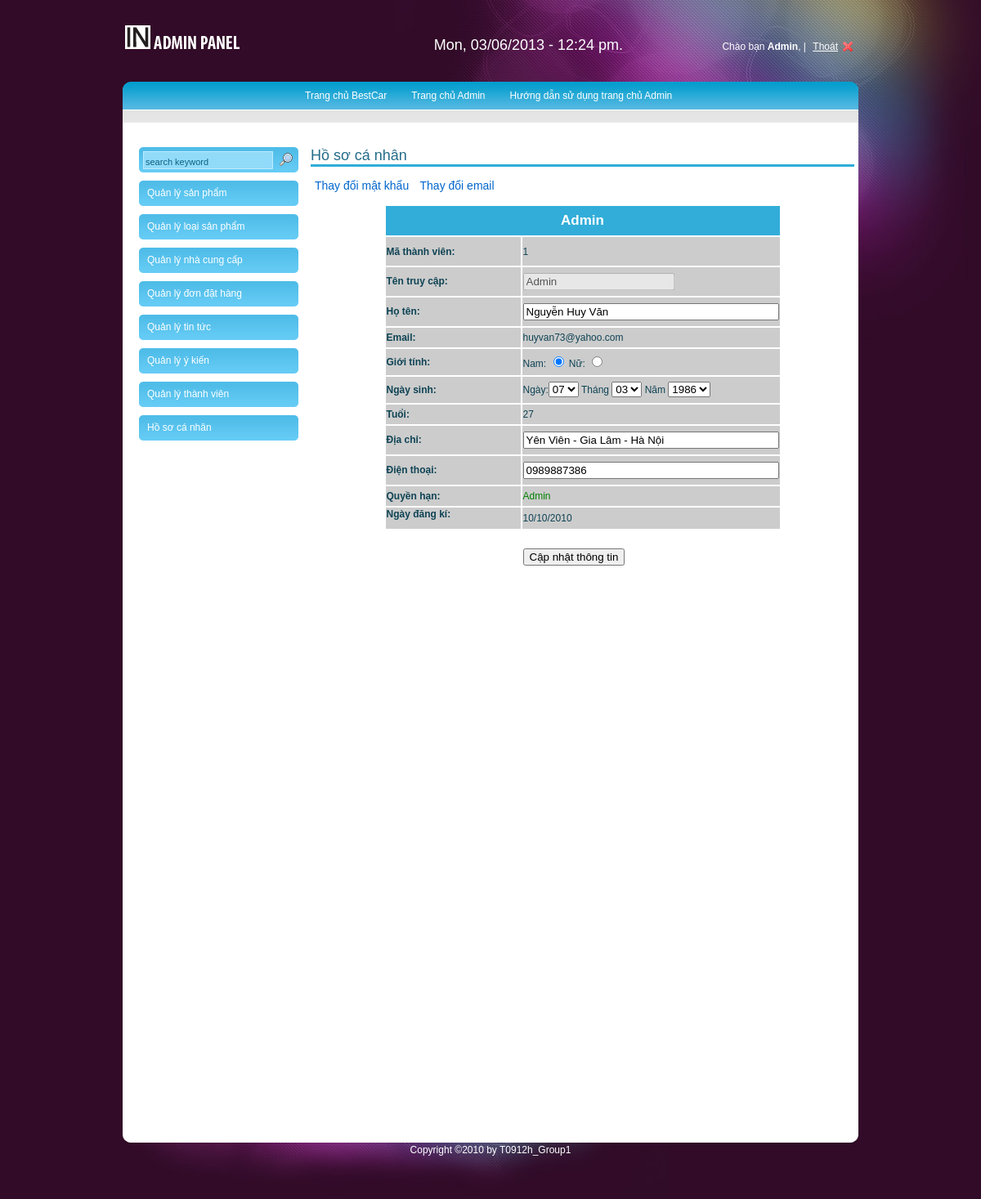
/Bestcar/Admin/index.php?page=AdmDocument (signed in), run on the app's committed database.
### tables this page shows
CREATE TABLE IF NOT EXISTS `thanhvien` (
  `MaTV` int(10) unsigned NOT NULL AUTO_INCREMENT,
  `TenDN` varchar(50) NOT NULL,
  `Matkhau` varchar(50) NOT NULL,
  `Hoten` varchar(100) NOT NULL,
  `Email` varchar(50) NOT NULL,
  `Diachi` varchar(50) DEFAULT NULL,
  `Phone` varchar(20) DEFAULT NULL,
  `Gioitinh` enum('Nam','Nữ') DEFAULT NULL,
  `Ngaysinh` date NOT NULL,
  `Quyen` varchar(10) NOT NULL,
  `NgayDK` date NOT NULL,
  PRIMARY KEY (`MaTV`),
  UNIQUE KEY `TenDN` (`TenDN`),
  UNIQUE KEY `Email` (`Email`)
);

### Bestcar/Admin/AdmDocument.php (the view, shortened to what this page needs)
<?php
if(isset($_SESSION['username']) and $_SESSION['Quyen'] == '1'){
	$f_query = "SELECT *,DATE_FORMAT(NgayDK,'%d/%m/%Y') AS ngay_dk,
				YEAR(Ngaysinh) AS Namsinh,
				MONTH(Ngaysinh) AS Thangsinh,
				DAY(Ngaysinh) AS Ngay_sinh
				FROM thanhvien
				WHERE TenDN = '".$_SESSION['username']."'";
	$result = mysql_query($f_query);
	$rows = mysql_fetch_array($result);
	if($rows){
?>
<div class="title">Hồ sơ cá nhân</div>
<a href="index.php?page=Change&field=pass" class="change">Thay đổi mật khẩu</a>
<a href="index.php?page=Change&field=email" class="change">Thay đổi email</a>
<form action="Update/UpdateInfo.php" method="post" name="PrivDoc">
<div id="DetailProduct">
    <table width="486" height="466" border="0" align="center">
	 <tr bgcolor="#32ADD9">
       <td height="34" colspan="2" class="bold"><div align="center" style="font-size:17px; font-weight:bold; color:#FFFFFF"><?php echo $rows['TenDN'] ?></div></td>
      </tr>
      <tr bgcolor="#CCCCCC">
        <td width="200" height="33" class="bold">Mã thành viên: </td>
        <td width="276"><?php echo $rows['MaTV']; ?></td>
      </tr>
      <tr  bgcolor="#CCCCCC">
        <td class="bold">Tên truy cập: </td>
        <td><input type="text" value="<?php echo $rows['TenDN'] ?>" name="User" disabled="disabled"/></td>
      </tr>
      <tr  bgcolor="#CCCCCC">
        <td class="bold">Họ tên:</td>
        <td><input name="name" type="text"  onBlur="getName()" value="<?php echo $rows['Hoten']; ?>" size="36"></td>
      </tr>
      <tr bgcolor="#CCCCCC">
        <td class="bold">Email: </td>
        <td><?php echo $rows['Email'] ?></td>
      </tr>
      <tr bgcolor="#CCCCCC">
        <td class="bold">Giới tính: </td>
        <td>Nam: <input type="radio" name="gender" value="Nam" <?php if ($rows['Gioitinh']=='Nam'){echo "checked='checked'";} ?> >
			Nữ: <input type="radio" name="gender" value="Nữ" <?php if ($rows['Gioitinh']=='Nữ'){echo "checked='checked'";} ?>>		</td>
      </tr>
      <tr bgcolor="#CCCCCC">
        <td class="bold">Ngày sinh: </td>
        <td>Ngày:<select name="Ngay">
	  <?php
	  	for($i=1;$i<=31;$i++){
	  ?>
		<option value="<?php echo $i; ?>" <?php if ($rows['Ngay_sinh'] == $i){echo "selected='selected'";} ?>><?php if($i<10){echo '0'.$i; }else{echo $i;} ?> </option>
	  <?php }
	  ?>
      </select>
        Tháng
        <select name="Thang">
		  <?php
	  	for($i=1;$i<=12;$i++){
	  ?>
		<option value="<?php echo $i; ?>" <?php if ($rows['Thangsinh'] == $i){echo "selected='selected'";} ?>><?php if($i<10){echo '0'.$i; }else{echo $i;} ?> </option>
	  <?php }
	  ?>
        </select>
        Năm      <select name="Nam">
		  <?php
	  	for($i=Date("Y");$i>=1920;$i--){
	  ?>
		<option value="<?php echo $i; ?>" <?php if ($rows['Namsinh'] == $i){echo "selected='selected'";} ?>><?php echo $i;?> </option>
	  <?php }
	  ?>
        </select>       </td>
      </tr>
      <tr bgcolor="#CCCCCC">
        <td class="bold">Tuổi: </td>
        <td><?php $Age = (date("Y") - $rows['Namsinh']);
					echo $Age;?></td>
      </tr>
      <tr bgcolor="#CCCCCC">
        <td class="bold">Địa chỉ: </td>
        <td><input type="text" value="<?php
		echo $rows['Diachi'];?>"
		size="36" name="Address"
		 onBlur="getAddress()"></td>
      </tr>
      <tr bgcolor="#CCCCCC">
        <td class="bold">Điện thoại: </td>
        <td><input type="text" value="<?php
		echo $rows['Phone'];?>"
		size="36" name="Phone"
		onBlur="getPhone()"></td>
      </tr>
      <tr bgcolor="#CCCCCC">
        <td class="bold">Quyền hạn: </td>
        <td><?php
		echo ($rows['Quyen']==1)?"<span style='color:green'>Admin</span>":"<span style='color:red'>User</span>";
		?></td>
      <tr bgcolor="#CCCCCC">
        <td height="24" valign="top" class="bold">Ngày đăng kí: </td>
        <td><?php echo $rows['ngay_dk'];?></td>
      </tr>
      <tr>
        <td height="63" >&nbsp;</td>
        <td><input type="submit" name="Submit" value="Cập nhật thông tin"></td>
      </tr>
  </table>
</div>
</form>
    <?php
	}
}else{
	header("location:../index.php?page=MemDoc");
}
?>

### Bestcar/Admin/css/cssAdmin.css (style rules this page uses)
html, body, div, span, applet, object, iframe,p, blockquote, pre, a, abbr, acronym, address, big, cite, code, del, dfn, em, font, img, ins, kbd, q, s, samp, small, strike, strong, sub, sup, tt, var, dl, dt, dd, ol, ul, li, form, label, caption, tbody, tfoot, thead { margin:0; padding:0; outline:0; font-weight:normal; font-family:Arial, Helvetica, sans-serif; font-size : 12px; border:0; list-style:none; }
body { background:url(../Images/bg.jpg) no-repeat center top #310b28; font-family:Arial, Helvetica, sans-serif; padding:0; font-size:12px; margin:0 auto; color: #0e4354; }

### Bestcar/Admin/css/style_tb.css (style rules this page uses)
html, body, div, span, applet, object, iframe,p, blockquote, pre, a, abbr, acronym, address, big, cite, code, del, dfn, em, font, img, ins, kbd, q, s, samp, small, strike, sub, sup, tt, var, dl, dt, dd, ol, ul, li, form, label, caption, tbody, tfoot, thead { margin:0; padding:0; outline:0; font-weight:normal; font-family:Arial, Helvetica, sans-serif; font-size : 12px; border:0; list-style:none; }
.title { font-size:large; color:#256c89; border-bottom:3px solid #2facd8; margin-bottom:15px; }

### Bestcar/Admin/AdmDocument.php (style rules this page uses)
#DetailProduct { width:600px; overflow:hidden; margin:15px auto; }
#DetailProduct .bold { font-weight:bold; }
a.change { padding:5px; color:#0066CC; text-decoration:none; font-size:14px; }

### data on the page
thanhvien: TenDN "Admin", MaTV "1", User "Admin", name "Nguyễn Huy Văn", Email "huyvan73@yahoo.com", Gioitinh "☑", Address "Yên Viên - Gia Lâm - Hà Nội", Phone "0989887386"

### other printed values
$_SESSION['username'] "Admin"
$today "Mon, 03/06/2013 - 12:24 pm."
$rows['ngay_dk'] "10/10/2010"
form field Nam "1986"
